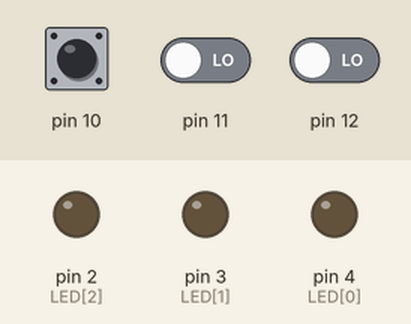
Simulated run of this sketch. Board: Arduino Uno, built with avr-gcc and run on an emulated ATmega328P. Parts: output pins drawn as LEDs (lit = HIGH). Dashed ring = blinking. Inputs (shaded band) come from the test bench; at power-on: pin 12 LOW, pin 10 HIGH, pin 11 LOW.

Above: at 1.2 s.
1.3 s: pin 12 driven HIGH
At 1.9 s:
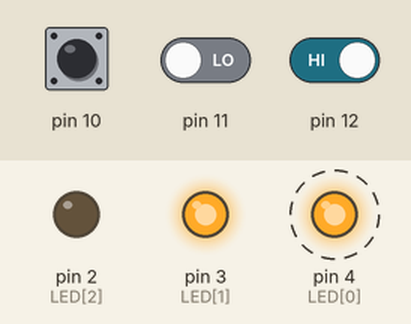
4.3 s: pin 10 pulled LOW for 0.15 s
At 6.04 s:
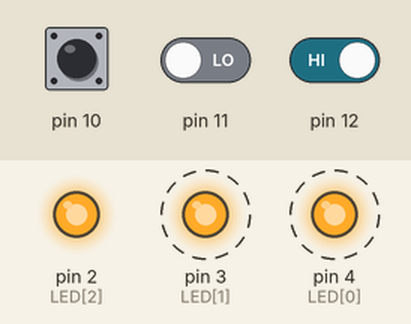
7.3 s: pin 11 driven HIGH
At 7.3 s:
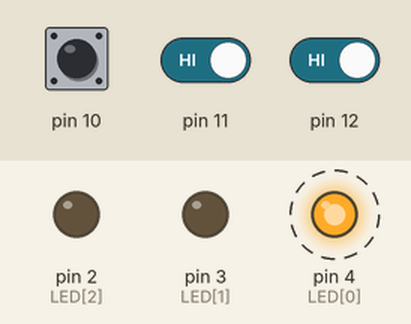
10.3 s: pin 11 driven LOW
At 11.1 s:
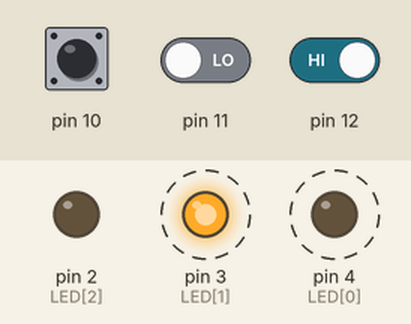
13.3 s: pin 10 pulled LOW for 1 s
At 15.7 s:
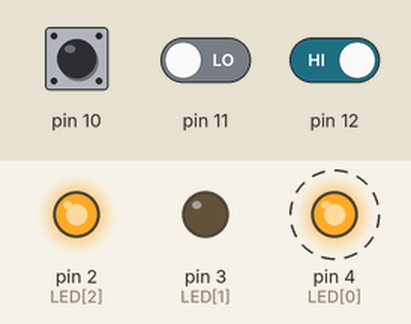
Timing chart, 0 to 18.3 s (numbered marks = the images above; inputs shaded):
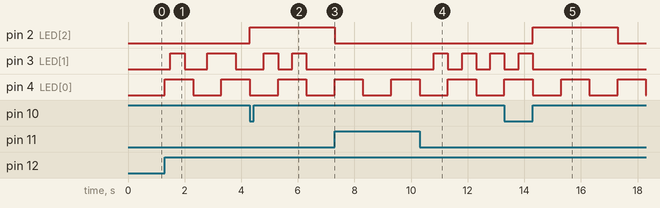

The sketch:

assign.ino
```cpp
int button[3]{12,11,10};
int LED[3]={4,3,2};
int state[2]={0,0};
long time[3]={0,0,0};
long debounceTime[3]={0,0,0};
int i = 5;

void setup()
  // put your setup code here, to run once:
{
  pinMode(button[0],INPUT);
  pinMode(button[1],INPUT);
  pinMode(button[2],INPUT_PULLUP);
  pinMode(LED[0],OUTPUT);
  pinMode(LED[1],OUTPUT);
  pinMode(LED[2],OUTPUT);
}
void loop() {
  // put your main code here, to run repeatedly:

  ///////////////////RED/////////////////////
  if(digitalRead(button[0]) == 1 && state[0] == 0)
  {
    if(millis() - debounceTime[0] >= 1000)
     {
       digitalWrite(LED[0],1);
       state[0] = 1;
       time[0] = millis();
       debounceTime[0]=millis();
     }
  }
  else if(state[0] == 1 && millis() - time[0] >= 3000)
  {
    digitalWrite(LED[0],0);
    state[0] = 0;
    debounceTime[0] = millis();
  }
  else if(digitalRead(button[0]) == 1 && state[0] == 1)
  {
    if(millis() - debounceTime[0] >= 1000)
    {
      digitalWrite(LED[0],0);
      state[0] = 0;
      debounceTime[0] = millis();
    }
  }
  ////////////////GREEN/////////////////
  if(digitalRead(button[2]) == 0 && state[1] == 0 && digitalRead(LED[0]) == 0)
  {
    if(millis() - debounceTime[2] >= 1000){
    digitalWrite(LED[2],1);
    state[1] = 1;
    time[2] = millis();
    debounceTime[2] = millis();
    }
  }
  else if(state[1] == 1 && millis() - time[2] >= 3000)
  {
    digitalWrite(LED[2],0);
    state[1] = 0;
    debounceTime[2] = millis();
  }
  else if(digitalRead(button[2]) == 0 && state[1] == 1)
  {
    if(millis() - debounceTime[2] >= 1000)
    {
      digitalWrite(LED[2],0);
      state[1] = 0;
      debounceTime[2] = millis();
    }
  }
  ///////////////YELLOW///////////////
  if(digitalRead(button[1])==0 && digitalRead(LED[0])==0 && digitalRead(LED[2])==0)
  {
    if(millis() - debounceTime[1] >= 1000)
    {
      time[1] = millis();
      debounceTime[1] = millis();
      i = 1;
    }
  }
  if(millis() - time[1] >= 500 && i<=4)
  {
    digitalWrite(LED[1],!digitalRead(LED[1]));
    time[1] = millis();
    i++;
  }
}
```

Measured:
- after the input at 1.3 s, pin 4 (LED[0]): alternates HIGH for 1.0 s and LOW for 1.0 s, starting at once
- after the input at 4.3 s, pin 2 (LED[2]): LOW → HIGH at once, → LOW 3.0 s later
- after the input at 7.3 s, pin 3 (LED[1]): stays LOW (without the input it goes to HIGH after 1.5 s)
- after the input at 10.3 s, pin 3 (LED[1]): alternates HIGH for 0.50 s and LOW for 0.50 s, starting after 0.50 s
- after the input at 13.3 s, pin 2 (LED[2]): LOW → HIGH after 1.0 s, → LOW 3.0 s later
- by itself, pin 3 (LED[1]): alternates HIGH for 0.50 s and LOW for 0.50 s
